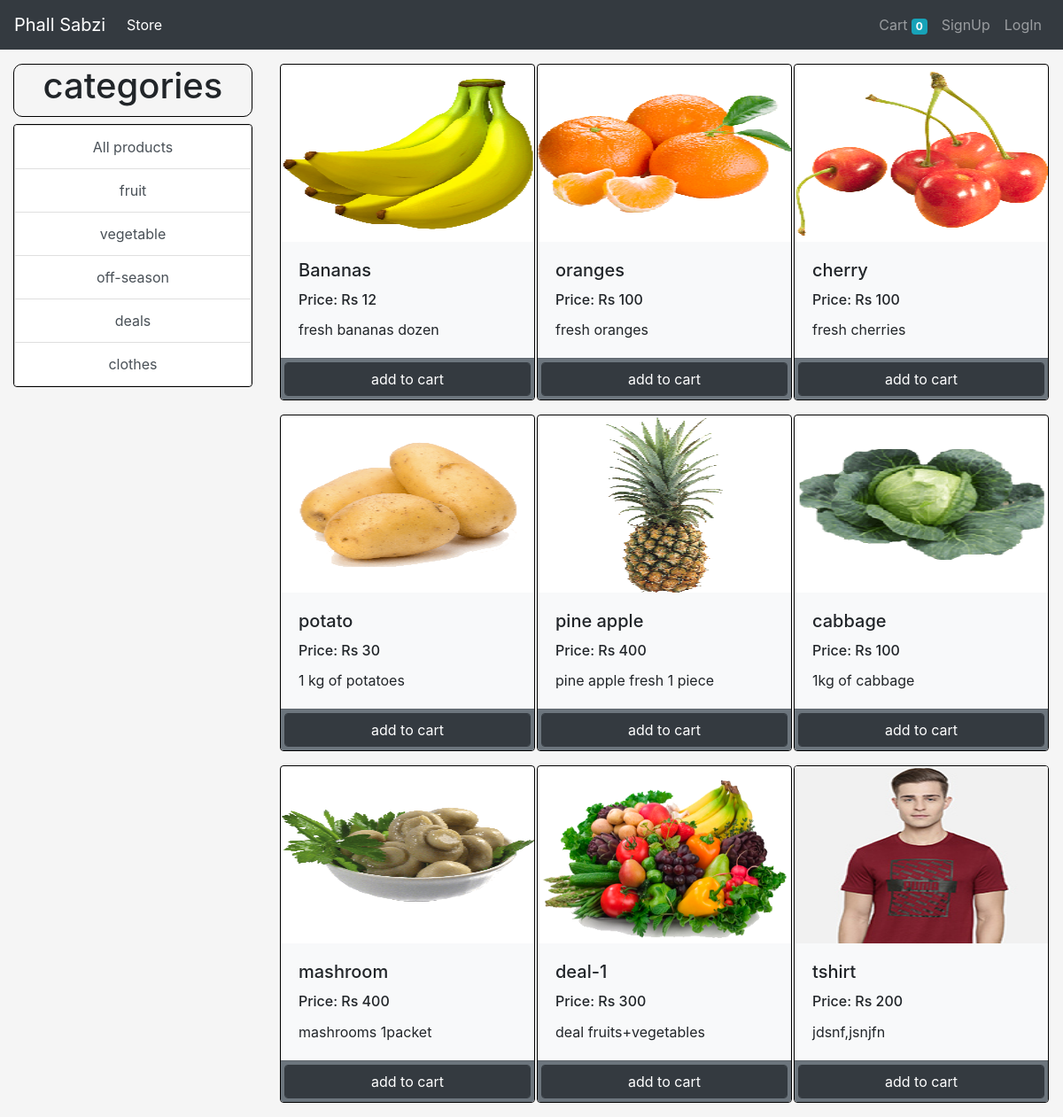
The page / on the database its author committed.
### store/models/category.py (models this page shows, shortened)
class Category(models.Model):
    name=models.CharField(max_length=20)
    @staticmethod
    def get_all_Categories():
        return Category.objects.all()

### store/models/product.py (models this page shows, shortened)
class Product(models.Model):
    name = models.CharField(max_length=50)
    price = models.IntegerField(default=0)
    category=models.ForeignKey(Category,on_delete=models.CASCADE,default=1)
    description = models.CharField(max_length=200 , default='',null=True,blank=True)
    image = models.ImageField(upload_to='uploads/products/')
    @staticmethod
    def get_all_products():
        return Product.objects.all()

### store/views/home.py (the view, shortened to what this page needs)
# urls.py: path('',Index.as_view(),name="homepage"),
class Index(View):
    def get(self,request):
        cart=request.session.get('cart')
        if not cart:
            request.session.cart={}
        products = None
        categories = Category.get_all_Categories()
        categoryId = request.GET.get('category')
        if categoryId:
            products = Product.get_all_Categories_by_categoryId(categoryId)
        else:
            products = Product.get_all_products();
        data = {}
        data['products'] = products
        data['categories'] = categories
        print('you are:', request.session.get('email'))
        return render(request, 'index.html', data)

### store/templatetags/cart.py (called while the page is built)
@register.filter(name="is_in_cart")
def is_in_cart(product, cart):
    keys=cart.keys()
    for id in keys:
        if int(id)== product.id:
            return True
    return False

### store/templatetags/custom_filter.py (called while the page is built)
@register.filter(name="currency")
def is_in_cart(number):
        return "Rs "+str(number)

### store/templates/index.html (shortened to what this page needs)
{% extends 'base.html'%}
{% block content%}
{% load cart %}
{% load custom_filter%}
<div class="container-fluid  mt-3"  id="main">
    <div class="row">
        <div class="col-lg-3 mx-auto mb-3">
            <h1 class="text-center  " style="border:1px solid black;border-radius:10px;padding-bottom:10px;">categories</h1>
            <div class="list-group text-center" style="border:1px solid black">
                <a href="/" class="list-group-item list-group-item-action ">All products</a>
                {% for category in categories%}
                <a href="/?category={{category.id}}"
                   class="list-group-item list-group-item-action ">{{category.name}}</a>
                {%endfor%}
            </div>
        </div>
        <div id="products " class="col-lg-9 mx-auto">
            <div class="row mx-auto ">
                {%for product in products%}
                <div class="card mx-auto mb-3" id="{{product.id}}" style="width: 18rem; border:1px solid black;">
                    <img src="{{product.image.url}}"  height="200px" class="card-img-top" alt="...">
                    <div class="card-body bg-light">
                        <h5 class="card-title">{{product.name}}</h5>
                        <h6 class="card-title">Price: {{product.price|currency}}</h6>
                        <p class="card-text">{{product.description}} </p>
                    </div>
                    <div class="card-footer  no-gutters p-1 bg-secondary">
                        {% if product|is_in_cart:request.session.cart %}
                        <div class="row no-gutters">
                            <form action="/#{{product.id}}" class="col-2" method="post">
                                {%csrf_token%}
                                <input hidden type="text" name="product" value="{{product.id}}">
                                <input hidden type="text" name="remove" value="True">
                                <input type="submit" value="-" class="  btn btn-block btn-dark">
                            </form>
                            <div class="text-center text-light col">{{product|cart_quantity:request.session.cart}} in
                                cart
                            </div>
                            <form action="/#{{product.id}}" class="col-2" method="post">
                                {%csrf_token%}
                                <input hidden type="text" name="product" value="{{product.id}}">
                                <input type="submit" value="+" class="  btn btn-block btn-dark">
                            </form>
                        </div>
                        {% else %}
                        <form action="/#{{product.id}}" method="post" class="btn-block">
                            <input type="submit" class="btn  float-right form-control btn-dark" value="add to cart">
                        </form>
                        {%endif%}
                    </div>
                </div>
                {% endfor %}
            </div>
        </div>
    </div>
</div>
{% endblock%}

### store/templates/base.html (shortened to what this page needs)
<!DOCTYPE html>
<html lang="en">
<head>
</head>
<body>
<!doctype html>
<html lang="en">
<head>
    <link rel="stylesheet" href="https://cdn.jsdelivr.net/npm/bootstrap@4.6.0/dist/css/bootstrap.min.css"
>
</head>
<body style="background-color:whitesmoke">
<nav class="navbar navbar-expand-lg navbar-dark bg-dark">
    <a class="navbar-brand" href="/">Phall Sabzi</a>
    <div class="collapse navbar-collapse" id="navbarSupportedContent">
        <ul class="navbar-nav mr-auto">
            <li class="nav-item active">
                <a class="nav-link" href="#">Store <span class="sr-only">(current)</span></a>
            </li>
        </ul>
        <ul class="navbar-nav my-2 my-lg-0">
            <li class="nav-item ">
                <a class="nav-link" href="/cart">Cart <span class="badge badge-info">{{request.session.cart.keys|length}}</span><span class="sr-only">(current)</span></a>
            </li>
            {%if request.session.customer%}
            <li class="nav-item ">
                <a class="nav-link" href="/orders">Orders <span class="sr-only">(current)</span></a>
            </li>
            <li class="nav-item ">
                <a class="nav-link" href="/logout">Logout <span class="sr-only">(current)</span></a>
            </li>
            {% else%}
            <li class="nav-item ">
                <a class="nav-link" href="/signup">SignUp <span class="sr-only">(current)</span></a>
            </li>
            <li class="nav-item ">
                <a class="nav-link" href="/login">LogIn<span class="sr-only">(current)</span></a>
            </li>
            {%endif%}
        </ul>
    </div>
</nav>
{% block content %}
{% endblock %}
</body>
</html>
</body>
</html>

### rows shown on the page
Category: name "fruit"
Category: name "vegetable"
Category: name "off-season"
Category: name "deals"
Category: name "clothes"
Product: {{ product.id }} 1 (drawn), image (picture), name "Bananas", price "Rs 12", description "fresh bananas dozen"
Product: image (picture), name "oranges", price "Rs 100", description "fresh oranges"
Product: image (picture), name "cherry", price "Rs 100", description "fresh cherries"
Product: image (picture), name "potato", price "Rs 30", description "1 kg of potatoes"
Product: image (picture), name "pine apple", price "Rs 400", description "pine apple fresh 1 piece"
Product: image (picture), name "cabbage", price "Rs 100", description "1kg of cabbage"
Product: image (picture), name "mashroom", price "Rs 400", description "mashrooms 1packet"
Product: image (picture), name "deal-1", price "Rs 300", description "deal fruits+vegetables"
Product: image (picture), name "tshirt", price "Rs 200", description "jdsnf,jsnjfn"

### other values the page prints
{{ request.session.cart.keys|length }} "0"
